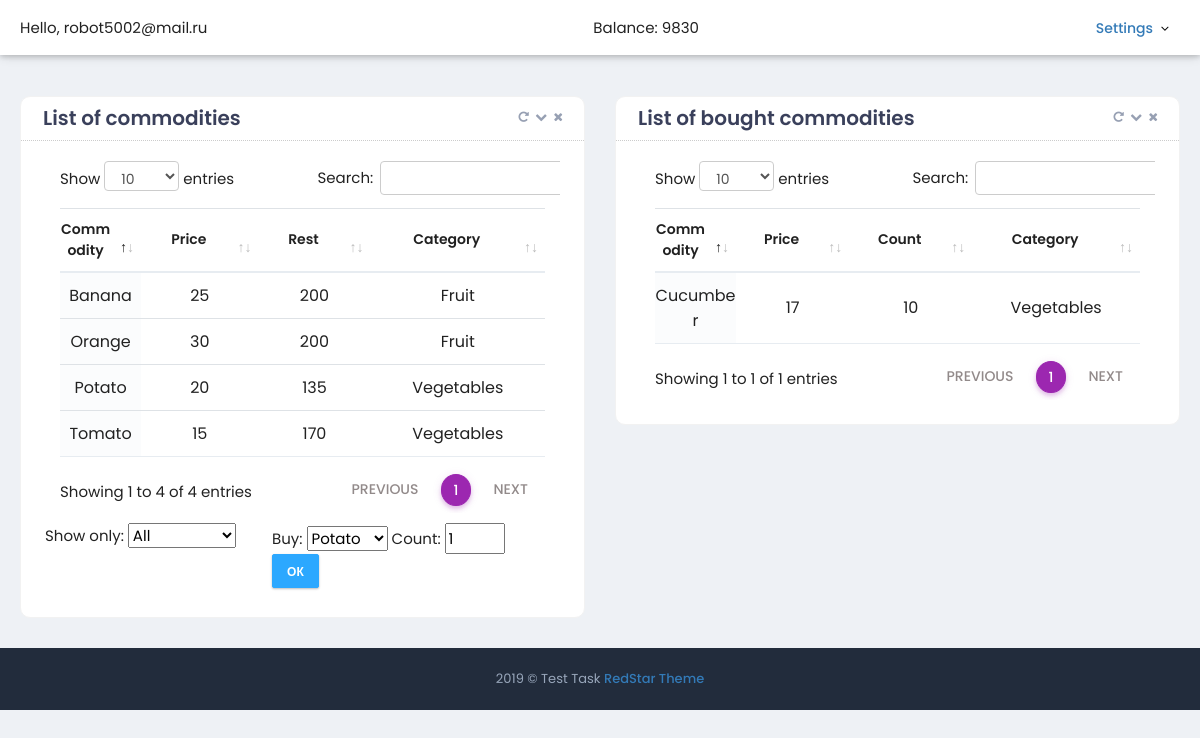
The app's page /index (signed in) with its own data.
### TestTask/models.py (models this page shows, shortened)
class User(UserMixin, db.Model):
    id = db.Column(db.Integer, primary_key=True)
    email = db.Column(db.String(120), index=True, unique=True)
    password_hash = db.Column(db.String(128))
    balance = db.Column(db.Integer, index=True, default=10000)
    bought_commodities = db.relationship('BoughtCommodity', backref='buyer', lazy='dynamic')

class Commodity(db.Model):
    id = db.Column(db.Integer, primary_key=True)
    name = db.Column(db.String(120), index=True, unique=True)
    price = db.Column(db.Integer, index=True)
    rest = db.Column(db.Integer, index=True)
    category_id = db.Column(db.Integer, db.ForeignKey('category.id'))
    bought_commodities = db.relationship('BoughtCommodity', backref='comty', lazy='dynamic')

class Category(db.Model):
    id = db.Column(db.Integer, primary_key=True)
    name = db.Column(db.String(120), index=True, unique=True)
    commodities = db.relationship('Commodity', backref='catry', lazy='dynamic')

class BoughtCommodity(db.Model):
    id = db.Column(db.Integer, primary_key=True)
    commodity_id = db.Column(db.Integer, db.ForeignKey('commodity.id'))
    user_id = db.Column(db.Integer, db.ForeignKey('user.id'))
    count = db.Column(db.Integer, index=True)

### TestTask/views.py (the view, shortened to what this page needs)
@app.route('/', methods=['GET', 'POST'])
@app.route('/index', methods=['GET', 'POST'])
@login_required
def index():
    return render_template('index.html', boughtcomties=BoughtCommodity.query.filter_by(user_id=current_user.id).all(), comties=Commodity.query.filter(Commodity.rest > 0).all(), catries=Category.query.all())

### TestTask/models.py (called while the page is built)
@login.user_loader
def load_user(id):
    return User.query.get(int(id))

### TestTask/templates/index.html (shortened to what this page needs)
﻿<!DOCTYPE html>
<html>
<head>
    <link href="../static/plugins/simple-line-icons/simple-line-icons.min.css" rel="stylesheet" type="text/css" />
    <link href="../static/plugins/font-awesome/css/font-awesome.min.css" rel="stylesheet" type="text/css" />
    <link href="../static/plugins/bootstrap/css/bootstrap.min.css" rel="stylesheet" type="text/css" />
    <link href="../static/plugins/datatables/plugins/bootstrap/dataTables.bootstrap4.min.css" rel="stylesheet" type="text/css" />
    <link rel="stylesheet" href="../static/plugins/material/material.min.css">
    <link rel="stylesheet" href="../static/css/material_style.css">
    <link href="../static/css/pages/animate_page.css" rel="stylesheet">
    <link href="../static/css/style.css" rel="stylesheet" type="text/css" />
    <link href="../static/css/style-new.css" rel="stylesheet" type="text/css" />
    <link href="../static/css/plugins.min.css" rel="stylesheet" type="text/css" />
    <link href="../static/css/responsive.css" rel="stylesheet" type="text/css" />
    <link href="../static/css/theme-color.css" rel="stylesheet" type="text/css" />
</head>
<body class="page-header-fixed sidemenu-closed-hidelogo page-content-white page-md header-white dark-sidebar-color logo-dark">
    <div class="page-header navbar navbar-fixed-top">
        <text style="font: bold sans-serif; margin-left: 20px">Hello, {{ current_user.email }}</text>
        <text style="font: bold sans-serif">Balance: {{ current_user.balance }}</text>
        <div class="top-menu">
            <ul class="nav navbar-nav pull-right">
                <li class="dropdown dropdown-user">
                    <a href="javascript:;" class="dropdown-toggle" data-toggle="dropdown" data-hover="dropdown" data-close-others="true">
                        <text style="font: bold sans-serif">Settings</text>
                        <i class="fa fa-angle-down"></i>
                    </a>
                </li>
            </ul>
        </div>
    </div>
    <div class="page-content-wrapper-new">
        <div class="page-content-new">
            <div class="row">
                <div class="col-sm-12 col-md-6 col-lg-6">
                    <div class="card card-box">
                        <div class="card-head">
                            <header>List of commodities</header>
                            <div class="tools">
                                <a class="fa fa-repeat btn-color box-refresh" href="javascript:;"></a>
                                <a class="t-collapse btn-color fa fa-chevron-down" href="javascript:;"></a>
                                <a class="t-close btn-color fa fa-times" href="javascript:;"></a>
                            </div>
                        </div>
                        <div class="card-body">
                            <div class="table-scrollable">
                                <table class="table table-hover table-checkable order-column full-width" id="example1">
                                    <thead>
                                        <tr>
                                            <th class="center">Commodity</th>
                                            <th class="center">Price</th>
                                            <th class="center">Rest</th>
                                            <th class="center">Category</th>
                                        </tr>
                                    </thead>
                                    <tbody>
                                        {% for com in comties %}
                                        <tr class="odd gradeX">
                                            <td class="center">{{ com.name }}</td>
                                            <td class="center">{{ com.price }}</td>
                                            <td class="center">{{ com.rest }}</td>
                                            <td class="center">{{ com.catry.name }}</td>
                                        </tr>
                                        {% endfor %}
                                    </tbody>
                                </table>
                            </div>
                            <div class="row">
                                <div class="col-sm-12 col-md-5 col-lg-5">
                                    <form id="index1" name="index1" action={{ url_for('index') }} method="POST" novalidate>
                                        <div class="form-group">
                                            <text>Show only:</text>
                                            <select name="category" onchange="this.form.submit()">
                                                <option value="0">All</option>
                                            </select>
                                        </div>
                                    </form>
                                </div>
                                <div class="col-sm-12 col-md-7 col-lg-7">
                                    <form id="index2" name="index2" action={{ url_for('index') }} method="POST" novalidate>
                                        <div class="form-group">
                                            <text>Buy:</text>
                                            <select name="commodity">
                                                {% for com in comties %}
                                                <option value={{ com.id }} {% if sele == com.id %} selected {% endif %}>{{ com.name }}</option>
                                                {% endfor %}
                                            </select>
                                            <text>Count:</text>
                                            <input name="count" type="number" min="1" max="500" value="1" style="margin-right:20px;width:60px" placeholder="1...500" required>
                                            <button type="submit" class="btn btn-info">ОК</button>
                                        </div>
                                    </form>
                                </div>
                            </div>
                        </div>
                    </div>
                </div>
                <div class="col-sm-12 col-md-6 col-lg-6">
                    <div class="card card-box">
                        <div class="card-head">
                            <header>List of bought commodities</header>
                            <div class="tools">
                                <a class="fa fa-repeat btn-color box-refresh" href="javascript:;"></a>
                                <a class="t-collapse btn-color fa fa-chevron-down" href="javascript:;"></a>
                                <a class="t-close btn-color fa fa-times" href="javascript:;"></a>
                            </div>
                        </div>
                        <div class="card-body">
                            <div class="table-scrollable">
                                <table class="table table-hover table-checkable order-column full-width" id="example4">
                                    <thead>
                                        <tr>
                                            <th class="center">Commodity</th>
                                            <th class="center">Price</th>
                                            <th class="center">Count</th>
                                            <th class="center">Category</th>
                                        </tr>
                                    </thead>
                                    <tbody>
                                        {% for bc in boughtcomties %}
                                        <tr class="odd gradeX">
                                            <td class="center">{{ bc.comty.name }}</td>
                                            <td class="center">{{ bc.comty.price }}</td>
                                            <td class="center">{{ bc.count }}</td>
                                            <td class="center">{{ bc.comty.catry.name }}</td>
                                        </tr>
                                        {% endfor %}
                                    </tbody>
                                </table>
                            </div>
                        </div>
                    </div>
                </div>
            </div>
        </div>
    </div>
    <div class="page-footer">
        <div class="page-footer-inner">
            2019 &copy; Test Task
            <a href="mailto:redstartheme@gmail.com" target="_top" class="makerCss">RedStar Theme</a>
        </div>
    </div>
</body>
</html>

### TestTask/static/css/material_style.css (style rules this page uses)
.full-width { width: 100% !important; }

### TestTask/static/css/style-new.css (style rules this page uses)
.page-content-wrapper-new { float: none; width: 100% }
.page-content-wrapper-new .page-content-new { min-height: 600px; padding: 70px 20px 10px }

### TestTask/static/css/responsive.css (style rules this page uses)
@media (min-width:768px) { .navbar-nav>li { float: left; } }
@media (min-width:992px) { .page-footer { clear: left } }

### TestTask/static/css/theme-color.css (style rules this page uses)
:root { --sidebar-color: #ffffff; --sidebar-font-color: #4680ff; --logo-color: #222c3c; --header-color: #6673FC; }
.header-white .page-header.navbar { background-color: #ffffff; }
.header-white .page-header.navbar .top-menu .navbar-nav>li.dropdown-language>.dropdown-toggle>.langname, .header-white .page-header.navbar .top-menu .navbar-nav>li.dropdown-user>.dropdown-toggle>.username, .header-white .page-header.navbar .top-menu .navbar-nav>li.dropdown-user>.dropdown-toggle>i { color: #000; }
.header-white .page-header.navbar .top-menu .navbar-nav>li.dropdown .dropdown-toggle>i { color: #000; }

### records on screen
User: email "robot5002@mail.ru", balance "9830"
Commodity: name "Potato", price "20", rest "135", catry.name "Vegetables"
Commodity: name "Tomato", price "15", rest "170", catry.name "Vegetables"
Commodity: name "Banana", price "25", rest "200", catry.name "Fruit"
Commodity: name "Orange", price "30", rest "200", catry.name "Fruit"
BoughtCommodity: comty.name "Cucumber", comty.price "17", count "10", comty.catry.name "Vegetables"

### other values on screen
form field commodity "Potato"
